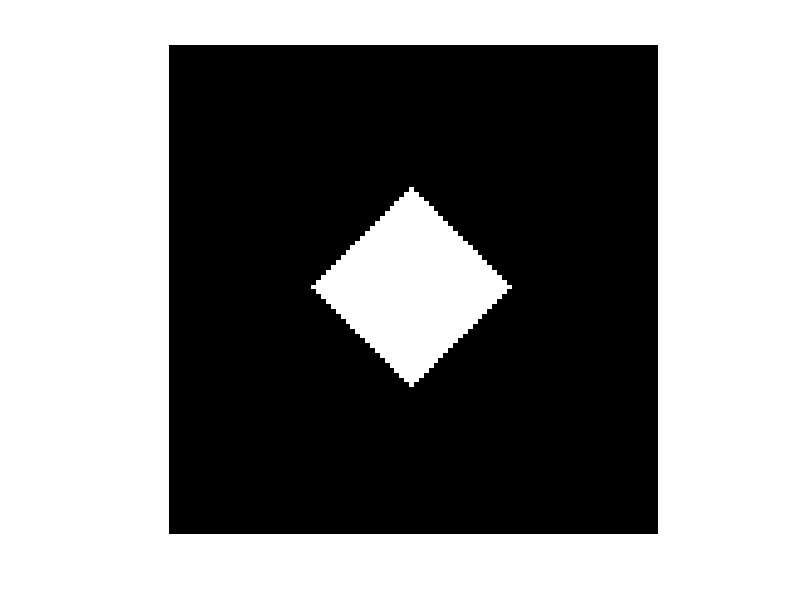

MATLAB code for this plot:
A = zeros(100, 100); % Initialize the matrix to all zeros
Cx = 50; % Center x-coordinate
Cy = 50; % Center y-coordinate
Radius = 20;

for i = 1:100
    for j = 1:100
        % Calculate City Block  distance
        if abs(i - Cx) + abs(j - Cy) <= Radius
            A(i, j) = 255; % Set pixel to white if within the radius
        end
    end
end

imshow(A, []); 
